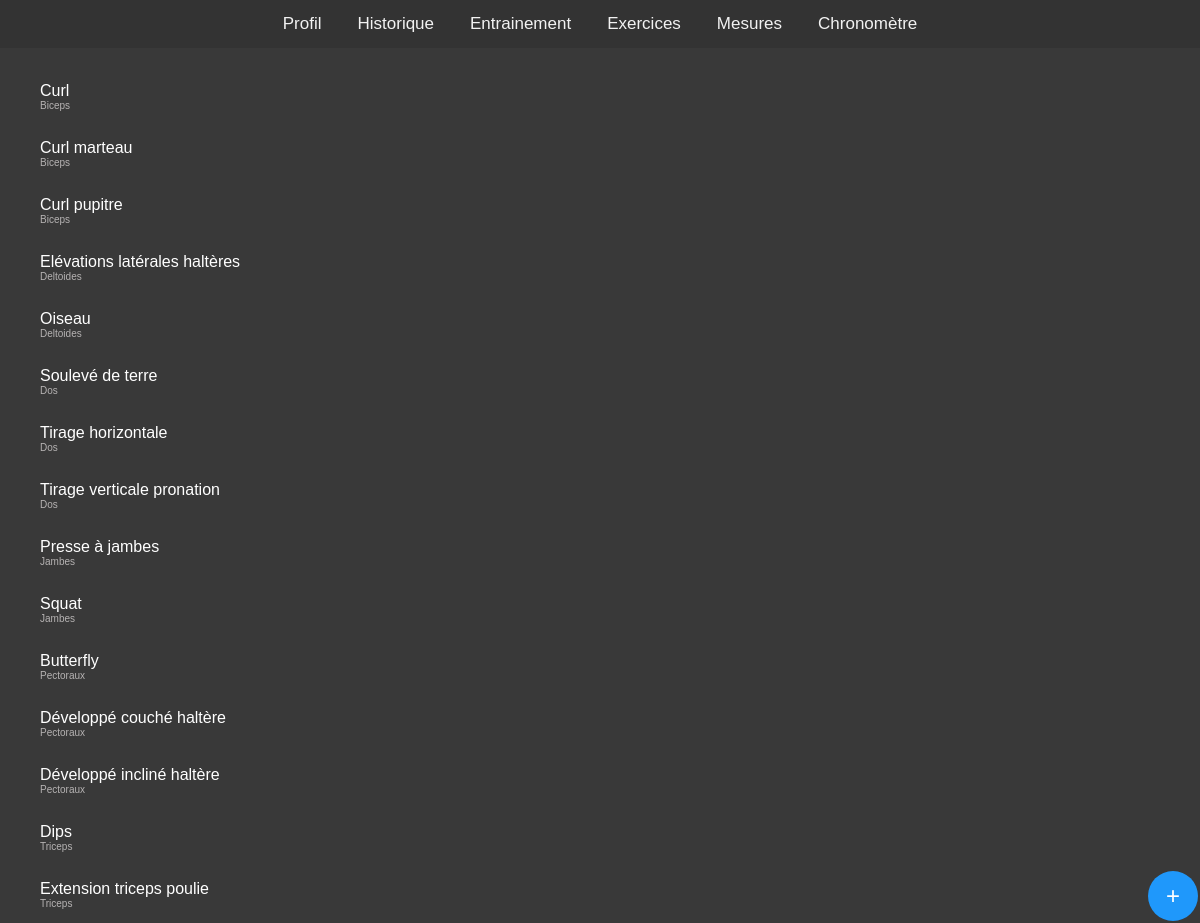
Before: /public/myexercices.php with the older database file.
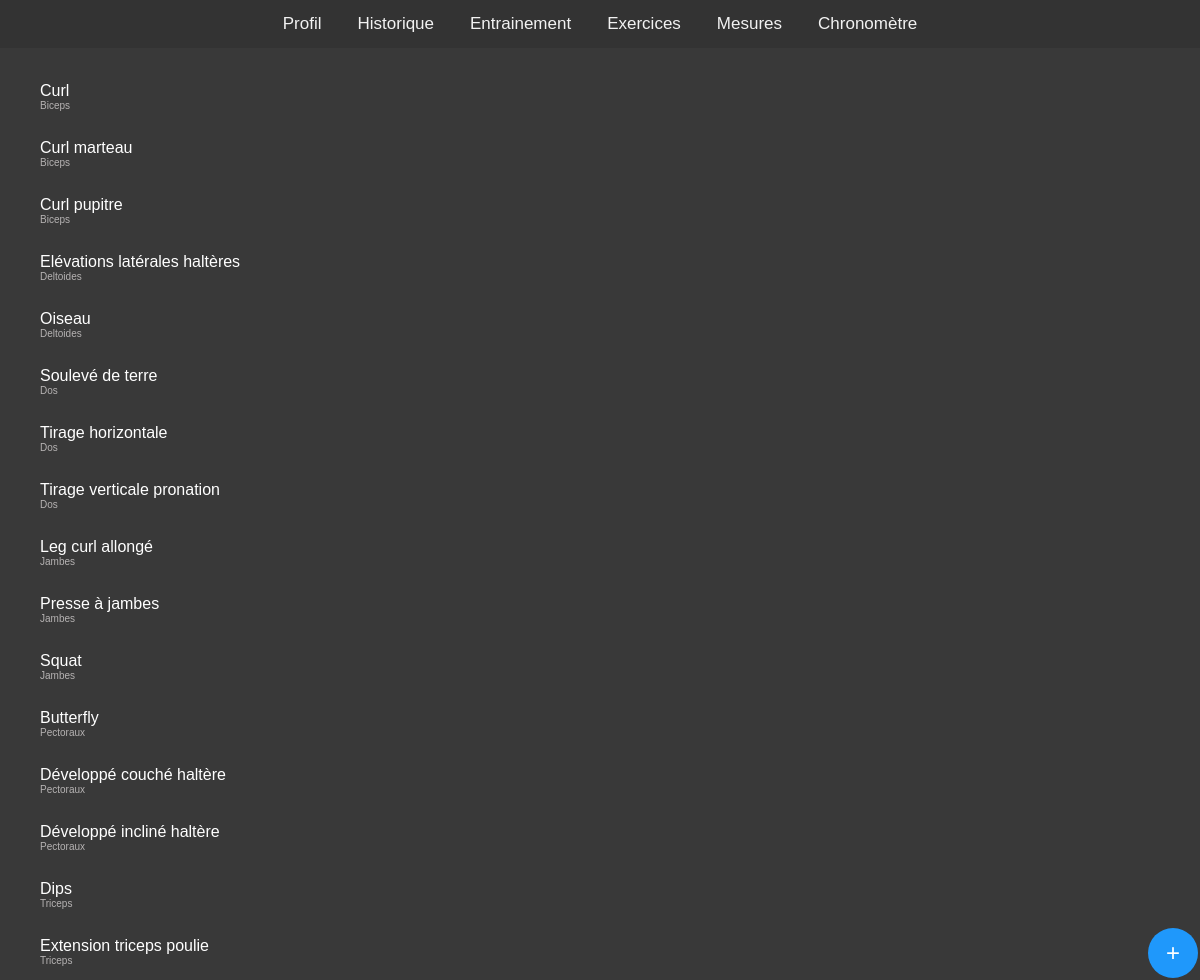
After: the same page with the newer database file.
### tables this page shows
CREATE TABLE IF NOT EXISTS `my_exercices` (
  `id_exercices` int(11) NOT NULL AUTO_INCREMENT,
  `name_exercices` varchar(300) NOT NULL,
  `description_exercices` text,
  `group_muscu` varchar(30) NOT NULL,
  `type` varchar(30) NOT NULL,
  PRIMARY KEY (`id_exercices`)
);

### public/myexercices.php (the view, shortened to what this page needs)
<?php require("connexion_bdd.php");
$listExercices = $bdd->query("SELECT * FROM `my_exercices` ORDER BY `group_muscu`,`name_exercices`;");
?>
<!DOCTYPE html>
<html lang="en">
<head>
    <link rel="stylesheet" href="style.css">
</head>
<body>
    <?php require("navbar.php") ?>
    <table>
        <?php
        while ($my_exercices = $listExercices->fetch()) { ?>
            <li>
                <?= $my_exercices['name_exercices'] ?>
                <div class="element">
                    <?= $my_exercices['group_muscu'] ?>
                </div>
            </li>
        <?php } ?>
    </table>
    <button onclick="location.href='addmyexercices.php'" class="button">+</button>
</body>
</html>

### public/navbar.php
<div class="navbar fixed-bottom">
    <a href="#Profil">Profil</a>
    <a href="#Historique">Historique</a>
    <a href="#Entrainement">Entrainement</a>
    <a href="http://localhost/carnetV2/public/myexercices.php">Exercices</a>
    <a href="http://localhost/carnetV2/public/mesures.php">Mesures</a>
    <a href="http://localhost/carnetV2/public/chronometre.php">Chronomètre</a>
</div>

### public/style.css (style rules this page uses)
body { background-color: rgb(57, 57, 57); margin: 0; }
button { display: inline-block; color: white; border: rgb(31, 152, 251); background-color: rgb(31, 152, 251); margin: 2px; font-size: 24px; cursor: pointer; width: 50px; height: 50px; border-radius: 50%; position: fixed; right: 0; bottom: 0; }
li { width: auto; background-color: rgb(57, 57, 57); color: white; padding: 14px 20px; display: block; position: relative; font-family: Verdana,sans-serif; left: 20px; top: 20px; }
.element { display: flex; flex-direction: row; align-items: center; gap: 20px; font-weight: 100; color: rgb(182, 179, 179); font-size: 10px; font-family: Verdana,sans-serif; }
.navbar { background-color: #333; top: 0; width: 100%; left: 0; text-align: center; }
.navbar a { font-family: Verdana,sans-serif; display: block; color: #f2f2f2; text-align: center; padding: 14px 16px; text-decoration: none; font-size: 17px; display: inline-block; }

Changed rows visible on the page:
added my_exercices: name_exercices "Leg curl allongé", group_muscu "Jambes"
